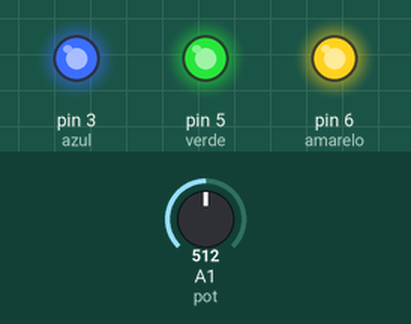
This sketch was run on a simulated Arduino Uno, built with avr-gcc and run on an emulated ATmega328P. Parts: output pins drawn as LEDs (lit = HIGH). The inputs (shaded band) are chosen by the test bench; at power-on: A1 (pot) = 512.

Above: at 1.2 s.
1.3 s: A1 (pot) set to 6
2.8 s: A1 (pot) set to 3
At 3.8 s:
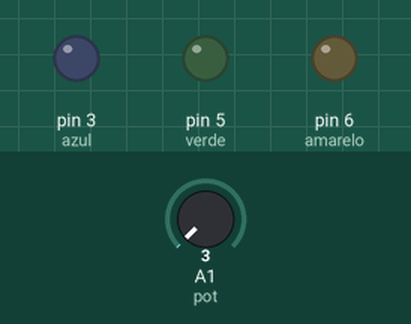
4.3 s: A1 (pot) set to 122
At 4.9 s:
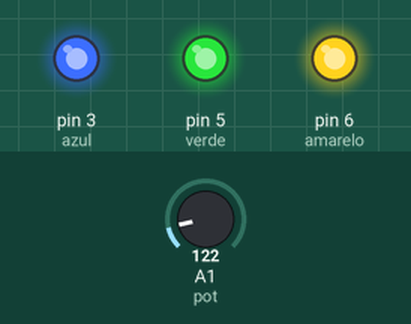
5.8 s: A1 (pot) set to 0
At 6.1 s:
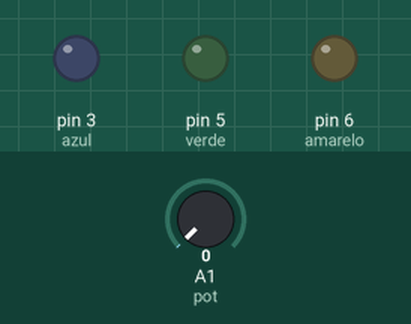
Timing chart, 0 to 8.3 s (numbered marks = the images above; inputs shaded):
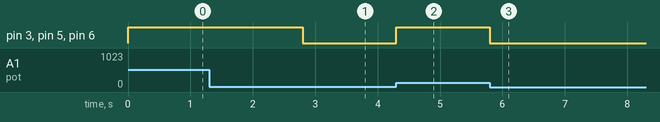

Measured:
- the behaviour switches between 5 and 4 on A1 (pot) (found by bisection; images 0 and 1)
- after the input at 1.3 s, every drawn part: stays the same
- after the input at 2.8 s, pin 3 (azul), pin 5 (verde), pin 6 (amarelo): HIGH → LOW at once
- after the input at 4.3 s, pin 3 (azul), pin 5 (verde), pin 6 (amarelo): LOW → HIGH at once
- after the input at 5.8 s, pin 3 (azul), pin 5 (verde), pin 6 (amarelo): HIGH → LOW at once

The sketch:

Map_controle_luminoso.ino
```cpp
#define azul 3
#define verde 5
#define amarelo 6

#define pot A1

int leitura;

void setup()
{
  pinMode(amarelo, OUTPUT);
  pinMode(azul, OUTPUT);
  pinMode(verde, OUTPUT);
}

void loop()
{
  leitura = map(analogRead(pot), 0, 1023, 0, 255);
  digitalWrite(azul, leitura);
  digitalWrite(verde, leitura);
  digitalWrite(amarelo, leitura);
}  
```
